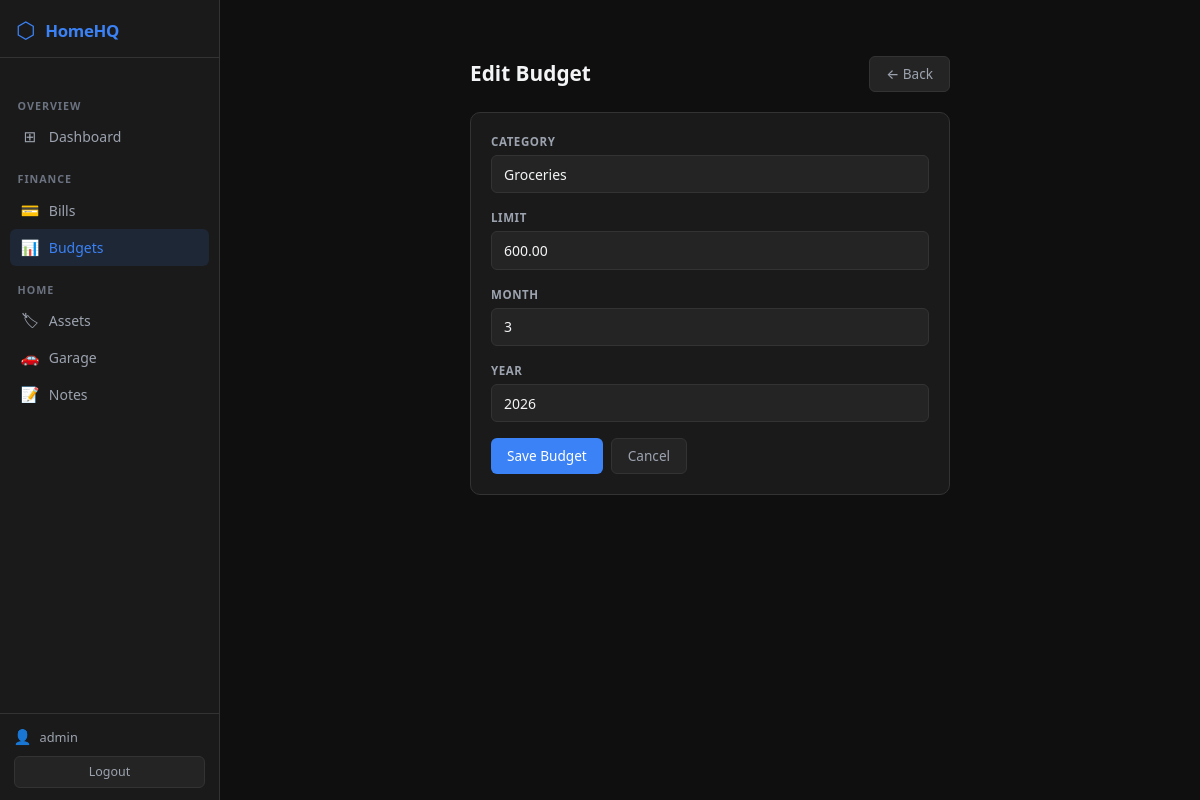
Page /finance/budgets/1/edit/ (signed in) on the committed database.
### finance/models.py (models this page shows, shortened)
class Budget(models.Model):
    category = models.CharField(max_length=100)
    limit    = models.DecimalField(max_digits=10, decimal_places=2)
    month    = models.IntegerField()
    year     = models.IntegerField()
    class Meta:
        unique_together = ['category', 'month', 'year']

### finance/views.py (the view)
# urls.py: path('budgets/<int:pk>/edit/', views.budget_edit, name='budget_edit'),
@login_required
def budget_edit(request, pk):
    budget = get_object_or_404(Budget, pk=pk)
    form   = BudgetForm(request.POST or None, instance=budget)
    if form.is_valid():
        form.save()
        messages.success(request, 'Budget updated.')
        return redirect('budget_list')
    return render(request, 'finance/budget_form.html', {'form': form, 'title': 'Edit Budget'})

### finance/forms.py
class BudgetForm(DarkFormMixin, forms.ModelForm):
    class Meta:
        model = Budget
        fields = ['category', 'limit', 'month', 'year']
        widgets = {
            'month': forms.NumberInput(attrs={'min': 1, 'max': 12}),
            'year':  forms.NumberInput(attrs={'min': 2020, 'max': 2100}),
        }

### templates/finance/budget_form.html (shortened to what this page needs)
{% extends 'base.html' %}
{% block content %}
<div style="max-width:480px;margin:2rem auto;">
  <div class="page-header">
    <h1 class="page-title">{{ title }}</h1>
    <a href="{% url 'budget_list' %}" class="btn-hq-secondary text-decoration-none">← Back</a>
  </div>
  <div class="card-hq">
    <form method="post">
      {% for field in form %}
      <div class="form-group-hq">
        <label class="form-label-hq">{{ field.label }}</label>
        <div>{{ field }}</div>
      </div>
      {% endfor %}
      <div class="d-flex gap-2 mt-3">
        <button type="submit" class="btn-hq-primary">Save Budget</button>
        <a href="{% url 'budget_list' %}" class="btn-hq-secondary text-decoration-none">Cancel</a>
      </div>
    </form>
  </div>
</div>
{% endblock %}

### templates/base.html (shortened to what this page needs)
{% load static %}
<!DOCTYPE html>
<html lang="en">
<head>
  <link rel="stylesheet" href="{% static 'css/bootstrap.min.css' %}">
  <link rel="stylesheet" href="{% static 'css/homehq.css' %}">
</head>
<body>
<div class="shell">
  <aside class="sidebar">
    <a class="sidebar-brand text-decoration-none" href="{% url 'dashboard' %}">
      <span class="sidebar-brand-icon">⬡</span>
      <span class="sidebar-brand-text">HomeHQ</span>
    </a>
    <nav class="sidebar-nav mt-3">
      <div class="sidebar-section-label">Overview</div>
      <a class="sidebar-link text-decoration-none {% if request.resolver_match.url_name == 'dashboard' %}active{% endif %}"
         href="{% url 'dashboard' %}">
        <span class="sidebar-icon">⊞</span> Dashboard
      </a>
      <div class="sidebar-section-label">Finance</div>
      <a class="sidebar-link text-decoration-none {% if 'bills' in request.path %}active{% endif %}"
         href="{% url 'bill_list' %}">
        <span class="sidebar-icon">💳</span> Bills
      </a>
      <a class="sidebar-link text-decoration-none {% if 'budgets' in request.path %}active{% endif %}"
         href="{% url 'budget_list' %}">
        <span class="sidebar-icon">📊</span> Budgets
      </a>
      <div class="sidebar-section-label">Home</div>
      <a class="sidebar-link text-decoration-none {% if 'assets' in request.path %}active{% endif %}"
         href="{% url 'asset_list' %}">
        <span class="sidebar-icon">🏷</span> Assets
      </a>
      <a class="sidebar-link text-decoration-none {% if 'vehicles' in request.path %}active{% endif %}"
         href="{% url 'vehicle_list' %}">
        <span class="sidebar-icon">🚗</span> Garage
      </a>
      <a class="sidebar-link text-decoration-none {% if 'notes' in request.path %}active{% endif %}"
         href="{% url 'note_list' %}">
        <span class="sidebar-icon">📝</span> Notes
      </a>
    </nav>
    <div class="sidebar-footer">
      <div class="sidebar-user">
        <span class="sidebar-user-icon">👤</span>
        <span class="sidebar-username">{{ request.user.username }}</span>
      </div>
      <form method="post" action="{% url 'logout' %}" style="margin:0;">
        <button type="submit" class="sidebar-logout-btn">Logout</button>
      </form>
    </div>
  </aside>
  <div class="main-area">
    <div class="page-container">
      {% block content %}{% endblock %}
    </div>
  </div>
</div>
</body>
</html>

### static/css/homehq.css (style rules this page uses)
:root { --bg-primary: #0F0F0F; --bg-surface: #1A1A1A; --bg-elevated: #242424; --bg-hover: #2E2E2E; --border: #333333; --accent-blue: #3B82F6; --accent-green: #10B981; --accent-yellow:#F59E0B; --accent-red: #EF4444; --accent-purple:#A855F7; --text-primary: #F3F4F6; --text-muted: #9CA3AF; --text-subtle: #6B7280; --sidebar-w: 220px; }
*, *::before, *::after { box-sizing: border-box; }
body { margin: 0; background: var(--bg-primary); color: var(--text-primary); font-family: system-ui, -apple-system, "Segoe UI", sans-serif; font-size: 14px; line-height: 1.5; }
.shell { display: flex; min-height: 100vh; }
.main-area { flex: 1; min-width: 0; display: flex; flex-direction: column; }
.page-container { padding: 1.5rem; max-width: 1380px; }
.sidebar { width: var(--sidebar-w); flex-shrink: 0; background: var(--bg-surface); border-right: 1px solid var(--border); display: flex; flex-direction: column; position: sticky; top: 0; height: 100vh; overflow-y: auto; overflow-x: hidden; }
.sidebar-brand { display: flex; align-items: center; gap: 0.6rem; padding: 1.1rem 1rem 0.9rem; border-bottom: 1px solid var(--border); }
.sidebar-brand-icon { font-size: 1.4rem; color: var(--accent-blue); line-height: 1; }
.sidebar-brand-text { font-size: 1.05rem; font-weight: 700; color: var(--accent-blue); letter-spacing: -0.3px; }
.sidebar-nav { flex: 1; padding: 0.5rem 0.6rem; }
.sidebar-section-label { font-size: 0.67rem; font-weight: 700; color: var(--text-subtle); text-transform: uppercase; letter-spacing: 0.09em; padding: 0.75rem 0.5rem 0.25rem; margin-top: 0.25rem; }
.sidebar-link { display: flex; align-items: center; gap: 0.55rem; padding: 0.45rem 0.65rem; border-radius: 6px; color: var(--text-muted); font-size: 0.875rem; font-weight: 500; transition: background 0.12s ease, color 0.12s ease; white-space: nowrap; }
.sidebar-link.active { background: rgba(59,130,246,0.12); color: var(--accent-blue); }
.sidebar-icon { font-size: 0.95rem; width: 20px; text-align: center; flex-shrink: 0; }
.sidebar-footer { border-top: 1px solid var(--border); padding: 0.75rem 0.85rem; }
.sidebar-user { display: flex; align-items: center; gap: 0.5rem; margin-bottom: 0.5rem; }
.sidebar-user-icon { font-size: 0.9rem; }
.sidebar-username { font-size: 0.8rem; color: var(--text-muted); overflow: hidden; text-overflow: ellipsis; white-space: nowrap; }
.sidebar-logout-btn { width: 100%; background: var(--bg-elevated); border: 1px solid var(--border); border-radius: 6px; color: var(--text-muted); font-size: 0.78rem; padding: 0.35rem 0; cursor: pointer; transition: all 0.12s ease; }
.card-hq { background: var(--bg-surface); border: 1px solid var(--border); border-radius: 10px; padding: 1.25rem; margin-bottom: 1rem; }
.btn-hq-primary { background: var(--accent-blue); color:#fff; border:none; border-radius:6px; padding:0.42rem 1rem; font-size:.85rem; font-weight:500; cursor:pointer; transition:background .12s; display:inline-block; }
.btn-hq-secondary { background: var(--bg-elevated); color:var(--text-muted); border:1px solid var(--border); border-radius:6px; padding:0.42rem 1rem; font-size:.85rem; font-weight:500; cursor:pointer; transition:all .12s; display:inline-block; }
.form-control-hq, .form-select-hq { background: var(--bg-elevated); border: 1px solid var(--border); color: var(--text-primary); border-radius: 6px; padding: 0.48rem 0.75rem; font-size: .875rem; width: 100%; transition: border-color .12s, box-shadow .12s; }
.form-control-hq::placeholder { color: var(--text-subtle); }
.form-label-hq { font-size: .72rem; font-weight:700; color:var(--text-muted); margin-bottom:.3rem; text-transform:uppercase; letter-spacing:.05em; display:block; }
.form-group-hq { margin-bottom:1rem; }
.page-header { display: flex; justify-content: space-between; align-items: center; margin-bottom: 1.25rem; }
.page-title { font-size: 1.3rem; font-weight:700; color:var(--text-primary); margin:0; }

### rows in the picture
Budget: form "Groceries" "600.00" "3" "2026"

### other values in the picture
{{ request.user.username }} "admin"
{{ title }} "Edit Budget"
{{ field.label }} "CATEGORY" "LIMIT" "MONTH" "YEAR"
